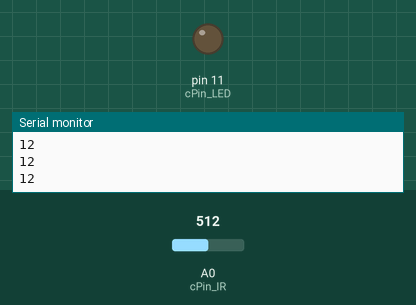
This sketch was run on a simulated Arduino Nano, built with avr-gcc and run on an emulated ATmega328P. Parts: output pins drawn as LEDs (lit = HIGH), the last lines printed to the serial monitor. The test bench sets the inputs (shaded band); at power-on: A0 (cPin_IR) = 512.

Above: at 1.2 s.
1.3 s: A0 (cPin_IR) set to 306
At 1.9 s:
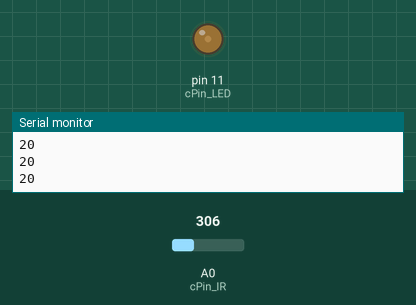
2.8 s: A0 (cPin_IR) set to 122
At 3.4 s:
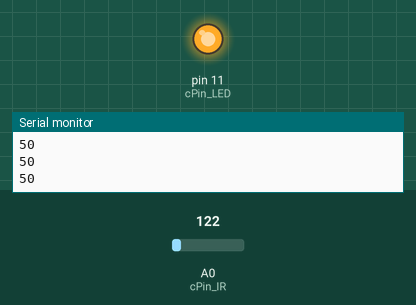
Timing chart, 0 to 5.8 s (numbered marks = the images above; inputs shaded):
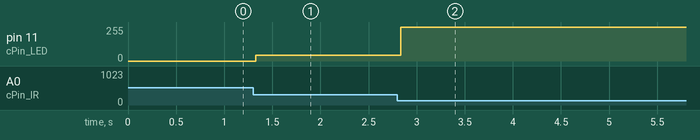

Measured:
- after the input at 1.3 s, pin 11 (cPin_LED): 0/255 → 42/255 at once
- after the input at 2.8 s, pin 11 (cPin_LED): 42/255 → 255/255 at once

The sketch:

IR_Sensor_LedDimmer.ino
```cpp
//================================================
// IR Sensor LED Dimmer
//
// This code is used to control the brightness
// of an LED using a Sharp GP2Y0A21 IR sensor
// connected to an Arduino Nano
//================================================

//================================================
// Initial Values
//================================================

// Assigning Pins
const uint8_t cPin_IR = A0;
const uint8_t cPin_LED = 11;

// Variables
int mAnalogValue = 0;
int mDistance = 0;

//================================================
// Initial Setup
//================================================
void setup() {
  // Setting BAUD rate
  Serial.begin(9600);

  // Assigning Pin transmission direction
  pinMode(cPin_IR, INPUT);
  pinMode(cPin_LED, OUTPUT);

}

//================================================
// Loop function
//================================================
void loop() {
  // Reading data from IR sensor and converting to distance
  getSensorData();
  // Controlling LED brightness based on distance (off when > 45cm, variable between 15 and 45 cm, fully on <= 15)
  controlLed();
  // Delay of 60 ms.
  delay(60);
}

//================================================
//getSensorData() reads the analog data coming from
//the IR sensor, converts it to a distance value
//in centimeters and prints it to the console.
//================================================
void getSensorData(){

  mAnalogValue = analogRead(cPin_IR);
  mDistance = convertDataToDistance(mAnalogValue);

  Serial.println(mDistance);

}

//================================================
//convertDataToDistance() takes in the analog value
//of the sensor and converts it to a voltage value,
//which is then converted to a distance value in cm,
//and returned.
//================================================
int convertDataToDistance(int wAnalogVal){

  float wVoltage = float(wAnalogVal) * 5/1024;

  // The multiplication factor can be changed to calibrate the outputted distance against real world measurements.
  return (30 * pow(wVoltage, -1));
}

//================================================
//controlLed() outputs the brightness value to the
//LED depending on the calculated distance value.
//================================================
void controlLed(){
  // If the is less than or equal to 15 cm, set LED to max brightness
  if (mDistance <= 15)
  {
    digitalWrite(cPin_LED, LOW);
  }
  // If the distance is between 15 and 45 cm, control LED brightness by dimming as distance increases
  else if (mDistance > 15 && mDistance <= 45)
  {
    analogWrite(cPin_LED, (255*(mDistance - 15))/30);
  }
  // If the distance is greater than 45 cm, turn LED off
  else
  {
    digitalWrite(cPin_LED, HIGH);
  }
}
```
